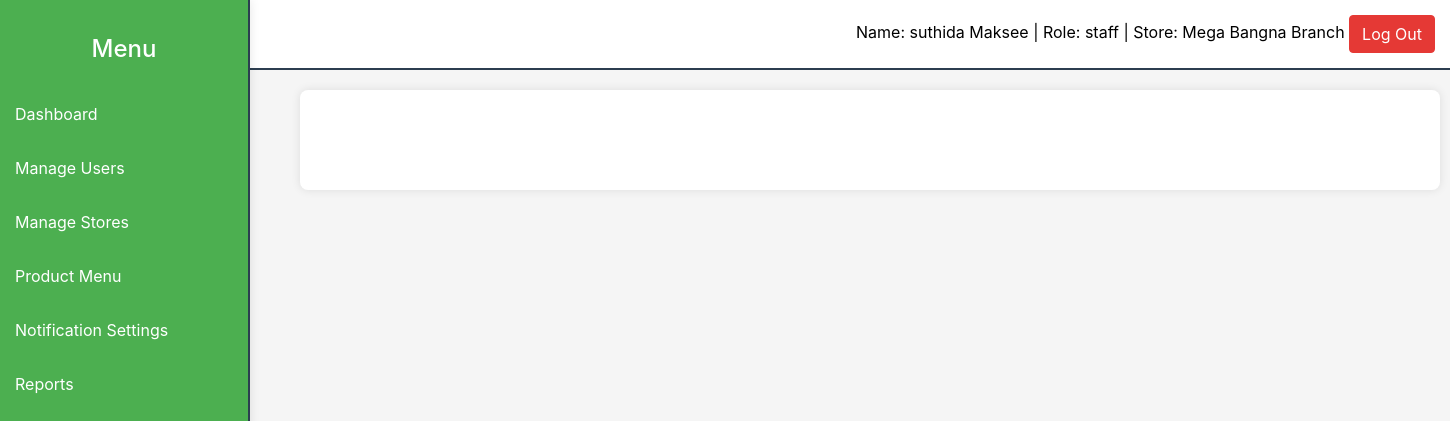
The page /page/staff/dashboard.php (signed in) on the database its author committed.
### tables this page shows
CREATE TABLE `users` (
  `user_id` int(11) NOT NULL,
  `name` varchar(255) NOT NULL,
  `surname` varchar(255) NOT NULL,
  `email` varchar(255) NOT NULL,
  `password` varchar(255) NOT NULL,
  `tel_user` char(10) NOT NULL,
  `role` enum('admin','manager','staff') NOT NULL,
  `store_id` int(11) DEFAULT NULL,
  `reset_password` tinyint(1) DEFAULT 0,
  `update_at` timestamp NOT NULL DEFAULT current_timestamp() ON UPDATE current_timestamp()
);

CREATE TABLE `stores` (
  `store_id` int(11) NOT NULL,
  `store_name` varchar(255) NOT NULL,
  `location_id` int(11) NOT NULL,
  `tel_store` char(10) NOT NULL,
  `update_at` timestamp NOT NULL DEFAULT current_timestamp() ON UPDATE current_timestamp()
);

### page/staff/dashboard.php (the view, shortened to what this page needs)
<?php
include('../../config/db.php');
$user_id = $_SESSION['user_id'];
$query = "SELECT u.name, u.surname, u.role, u.store_id, s.store_name
          FROM users u
          LEFT JOIN stores s ON u.store_id = s.store_id
          WHERE u.user_id = ?";
$stmt = $conn->prepare($query);
$stmt->bind_param("i", $user_id);
$stmt->execute();
$result = $stmt->get_result();
if ($result->num_rows > 0) {
    $user = $result->fetch_assoc();
    $name = $user['name'];
    $surname = $user['surname'];
    $role = $user['role'];
    $store_id = $user['store_id'];
    $store_name = $user['store_name'];
} else {
    header("Location: login.php");
    exit();
}
?>
<!DOCTYPE html>
<html lang="en">
<head>
    <link rel="stylesheet" href="https://stackpath.bootstrapcdn.com/bootstrap/4.5.2/css/bootstrap.min.css">
</head>
<body>
<header id="banner">
        <a id="user-info">Name: <?php echo $name . ' ' . $surname; ?> | Role: <?php echo $role; ?>
        <?php if (!is_null($store_id)) { ?>
            | Store: <?php echo $store_name; ?>
        <?php } ?>
        <button class="btn btn-danger" onclick="window.location.href='../../auth/logout.php'">Log Out</button>
    </header>
    <div id="sidebar">
        <h4 class="text-center">Menu</h4>
        <a href="dashboard.php">Dashboard</a>
        <a href="manage_user.php">Manage Users</a>
        <a href="manage_store.php">Manage Stores</a>
        <a href="product_menu.php">Product Menu</a>
        <a href="notification-settings.php">Notification Settings</a>
        <a href="reports.php">Reports</a>
    </div>
    <div class="container" id="main-content">
    </div>
 </body>
</html>

### page/staff/dashboard.php (style rules this page uses)
body { display: flex; flex-direction: column; min-height: 100vh; background-color: #f5f5f5; color: #2c3e50; }
#banner { background-color: #ffffff; border-bottom: 2px solid #2c3e50; padding: 15px; display: flex; align-items: center; justify-content: space-between; }
#user-info { margin-left: auto; color: black; }
#sidebar { width: 250px; background-color: #4caf50; border-right: 2px solid #2c3e50; color: #ffffff; padding-top: 20px; position: fixed; height: 100%; box-shadow: 0 0 10px rgba(0, 0, 0, 0.1); }
#sidebar a { color: #ffffff; text-decoration: none; padding: 15px; display: block; transition: background-color 0.3s; }
#main-content { margin-left: 300px; margin-top: 20px; padding: 50px; background-color: #ffffff; border-radius: 8px; box-shadow: 0 0 10px rgba(0, 0, 0, 0.1); }
.btn-danger { background-color: #e53935; border-color: #e53935; }

### rows shown on the page
users: name "suthida", surname "Maksee", role "staff", store.store_name "Mega Bangna Branch"
